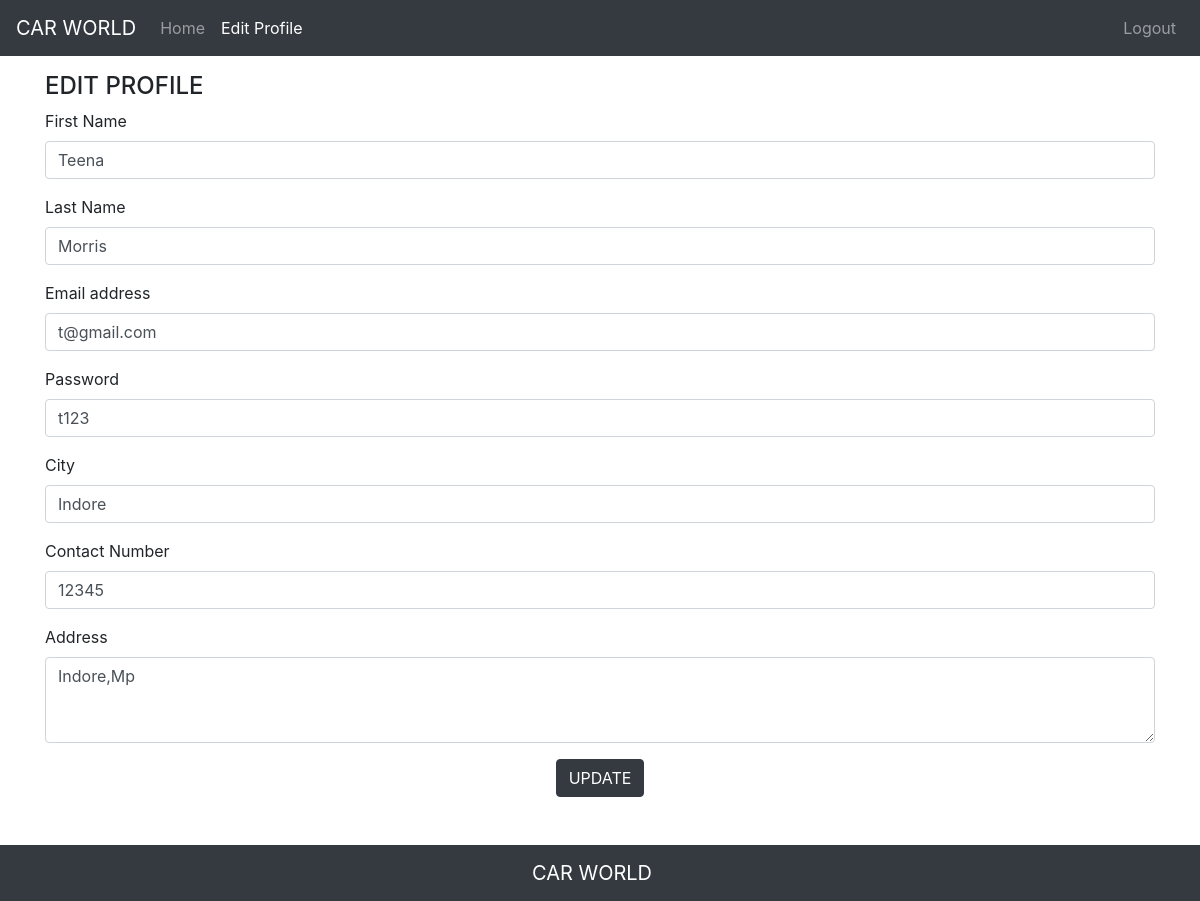
The app's page /index.php/edit_profile with its own data.
### tables this page shows
CREATE TABLE IF NOT EXISTS `carworld_userdetails` (
  `id` int(11) NOT NULL AUTO_INCREMENT,
  `first_name` varchar(50) NOT NULL,
  `last_name` varchar(50) NOT NULL,
  `email` varchar(50) NOT NULL,
  `password` varchar(50) NOT NULL,
  `city` varchar(50) NOT NULL,
  `contact_no` int(11) NOT NULL,
  `address` varchar(100) NOT NULL,
  `date` timestamp NOT NULL DEFAULT CURRENT_TIMESTAMP,
  PRIMARY KEY (`id`)
);

### application/controllers/edit_profile.php (called while the page is built, shortened)
<?php
class edit_profile extends CI_Controller
{
  function __construct()
  {
    $this->load->model("dbmodel");
  }
  function index()
  {
    $id = $this->session->userdata("id");
    $user_info["userData"] = $this->dbmodel->edit_user_profile($id);
    $this->load->view("edit_profile", $user_info);
  }
}
?>

### index.php (called while the page is built, shortened)
<?php
require_once BASEPATH.'core/CodeIgniter.php';

### application/models/dbmodel.php (called while the page is built, shortened)
<?php
  class dbModel extends CI_Model
  {
    function edit_user_profile($userprofile)
    {
      $q = $this->db->get("carworld_userdetails",$userprofile);
      $row = $q->num_rows();
      if($row)
      {
        $userdata = $q->row_array();
        return $userdata;
      }
    }
  }
?>

### application/views/edit_profile.php (the view, shortened to what this page needs)
<!DOCTYPE html>
<html>
<head>
  <link rel="stylesheet" type="text/css" href="<?php echo base_url()?>css/bootstrap4.3.min.css">
</head>
<body>
  <nav class="navbar navbar-expand-lg navbar-dark bg-dark">
    <a class="navbar-brand" href="#">CAR WORLD</a>
    <div class="collapse navbar-collapse" id="navbarColor02">
      <ul class="navbar-nav mr-auto">
          <li class="nav-item">
            <a class="nav-link" href="<?php echo site_url()?>user_profile">Home</a>
          </li>
          <li class="nav-item active">
            <a class="nav-link" href="<?php echo site_url()?>edit_profile">Edit Profile <span class="sr-only">(current)</span></a>
          </li>
      </ul>
        <ul class="navbar-nav">
          <li class="nav-item">
              <a class="nav-link" href="<?php echo site_url()?>login/logout">Logout</a>
          </li>
        </ul>
    </div>
  </nav>
  <div class="container">
    <form method="post" action="<?php echo site_url()?>edit_profile/update_user_data">
      <h4 class="mt-3">EDIT PROFILE</h4>
        <div class="form-group">
          <label for="name">First Name</label>
          <input type="text" class="form-control" id="name" name="txtFirstNm" value="<?php echo $userData["first_name"]?>">
        </div>
        <div class="form-group">
          <label for="name">Last Name</label>
          <input type="text" class="form-control" id="name" name="txtLastNm" value="<?php echo $userData["last_name"]?>">
        </div>
        <div class="form-group">
          <label for="email">Email address</label>
          <input type="email" class="form-control" id="email" name="txtEmail" value="<?php echo $userData["email"]?>">
        </div>
        <div class="form-group">
          <label for="pass">Password</label>
          <input type="text" class="form-control" id="pass" name="txtPass" value="<?php echo $userData["password"]?>">
        </div>
        <div class="form-group">
          <label for="city">City</label>
          <input type="text" class="form-control" id="city" name="txtCity" value="<?php echo $userData["city"]?>">
        </div>
        <div class="form-group">
          <label for="cno">Contact Number</label>
          <input type="number" class="form-control" id="cno" name="txtCno" value="<?php echo $userData["contact_no"]?>">
        </div>
          <label for="add">Address</label>
          <textarea class="form-control" id="add" name="txtAdd" rows="3"><?php echo $userData["address"]?></textarea>
        </div>
        <center><button type="submit" class="btn btn-dark mt-3">UPDATE</button></center>
  <nav class="navbar navbar-expand-lg navbar-dark bg-dark mt-5 justify-content-center">
    <a class="navbar-brand" href="#">CAR WORLD</a>
  </nav>
</body>
</html>

### records on screen
carworld_userdetails: txtFirstNm "Teena", txtLastNm "Morris", txtEmail "t@gmail.com", txtPass "t123", txtCity "Indore", txtCno "12345", txtAdd "Indore,Mp"
